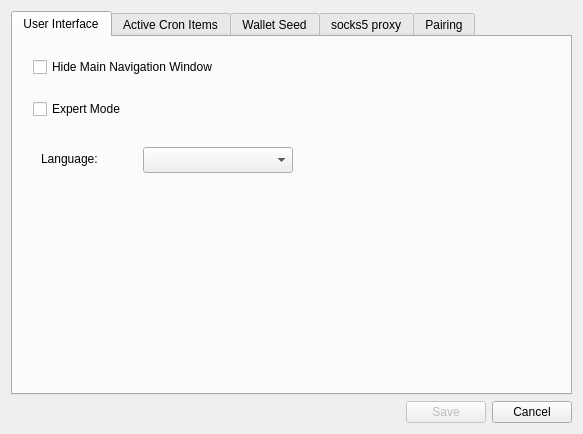
<?xml version="1.0" encoding="UTF-8"?>
<ui version="4.0">
 <class>Settings</class>
 <widget class="QWidget" name="Settings">
  <property name="geometry">
   <rect>
    <x>0</x>
    <y>0</y>
    <width>583</width>
    <height>434</height>
   </rect>
  </property>
  <property name="windowTitle">
   <string>Settings</string>
  </property>
  <layout class="QVBoxLayout" name="verticalLayout">
   <item>
    <widget class="QTabWidget" name="tabWidget">
     <property name="currentIndex">
      <number>0</number>
     </property>
     <widget class="QWidget" name="tabUI">
      <attribute name="title">
       <string>User Interface</string>
      </attribute>
      <widget class="QLabel" name="labelLanguage">
       <property name="geometry">
        <rect>
         <x>28</x>
         <y>112</y>
         <width>65</width>
         <height>20</height>
        </rect>
       </property>
       <property name="text">
        <string>Language:</string>
       </property>
      </widget>
      <widget class="QComboBox" name="comboBoxLanguage">
       <property name="geometry">
        <rect>
         <x>130</x>
         <y>110</y>
         <width>150</width>
         <height>26</height>
        </rect>
       </property>
       <property name="minimumSize">
        <size>
         <width>150</width>
         <height>0</height>
        </size>
       </property>
      </widget>
      <widget class="QCheckBox" name="checkBoxExpertMode">
       <property name="geometry">
        <rect>
         <x>20</x>
         <y>62</y>
         <width>151</width>
         <height>20</height>
        </rect>
       </property>
       <property name="text">
        <string>Expert Mode</string>
       </property>
      </widget>
      <widget class="QCheckBox" name="checkBoxHideNav">
       <property name="geometry">
        <rect>
         <x>20</x>
         <y>20</y>
         <width>221</width>
         <height>20</height>
        </rect>
       </property>
       <property name="text">
        <string>Hide Main Navigation Window</string>
       </property>
      </widget>
     </widget>
     <widget class="QWidget" name="tabActiveCronItems">
      <attribute name="title">
       <string>Active Cron Items</string>
      </attribute>
      <layout class="QVBoxLayout" name="verticalLayout_2">
       <item>
        <layout class="QGridLayout" name="gridLayout">
         <item row="0" column="0">
          <widget class="QLabel" name="label">
           <property name="text">
            <string>Nym Id:</string>
           </property>
          </widget>
         </item>
         <item row="0" column="1">
          <widget class="QLineEdit" name="lineEditNymId"/>
         </item>
         <item row="1" column="0">
          <widget class="QLabel" name="label_2">
           <property name="text">
            <string>Notary Id:</string>
           </property>
          </widget>
         </item>
         <item row="1" column="1">
          <widget class="QLineEdit" name="lineEditNotaryId"/>
         </item>
        </layout>
       </item>
       <item>
        <layout class="QHBoxLayout" name="horizontalLayout_2">
         <item>
          <spacer name="horizontalSpacer_2">
           <property name="orientation">
            <enum>Qt::Horizontal</enum>
           </property>
           <property name="sizeHint" stdset="0">
            <size>
             <width>40</width>
             <height>20</height>
            </size>
           </property>
          </spacer>
         </item>
         <item>
          <widget class="QPushButton" name="pushButton">
           <property name="text">
            <string>Get Active Cron IDs</string>
           </property>
          </widget>
         </item>
        </layout>
       </item>
       <item>
        <widget class="QTableWidget" name="tableWidget">
         <column>
          <property name="text">
           <string>Txn#</string>
          </property>
         </column>
         <column>
          <property name="text">
           <string>Agreement Type</string>
          </property>
         </column>
         <column>
          <property name="text">
           <string>Memo</string>
          </property>
         </column>
         <column>
          <property name="text">
           <string>Status</string>
          </property>
         </column>
        </widget>
       </item>
      </layout>
     </widget>
     <widget class="QWidget" name="tabWalletSeed">
      <attribute name="title">
       <string>Wallet Seed</string>
      </attribute>
      <widget class="QPlainTextEdit" name="plainTextEditSeed">
       <property name="geometry">
        <rect>
         <x>20</x>
         <y>57</y>
         <width>461</width>
         <height>111</height>
        </rect>
       </property>
       <property name="readOnly">
        <bool>true</bool>
       </property>
      </widget>
     </widget>
     <widget class="QWidget" name="tabSocks">
      <attribute name="title">
       <string>socks5 proxy</string>
      </attribute>
      <layout class="QVBoxLayout" name="verticalLayout_3">
       <item>
        <widget class="QLabel" name="label_3">
         <property name="text">
          <string>This application uses Tor, and you may need to set up a socks5 proxy for Tor, perhaps by installing the Tor Browser Bundle. If so, use this settings page to configure Open-Transactions to use it.</string>
         </property>
         <property name="wordWrap">
          <bool>true</bool>
         </property>
        </widget>
       </item>
       <item>
        <layout class="QHBoxLayout" name="horizontalLayout_3">
         <item>
          <widget class="QLabel" name="label_4">
           <property name="text">
            <string>Socks5 Proxy:</string>
           </property>
          </widget>
         </item>
         <item>
          <widget class="QLineEdit" name="lineEditSocksProxy">
           <property name="text">
            <string>192.168.1.254:9050</string>
           </property>
           <property name="alignment">
            <set>Qt::AlignRight|Qt::AlignTrailing|Qt::AlignVCenter</set>
           </property>
           <property name="placeholderText">
            <string>127.0.0.1:9050</string>
           </property>
          </widget>
         </item>
         <item>
          <widget class="QPushButton" name="pushButtonSetSocksProxy">
           <property name="text">
            <string>Set Socks5 Proxy</string>
           </property>
          </widget>
         </item>
        </layout>
       </item>
      </layout>
     </widget>
     <widget class="QWidget" name="tabPairing">
      <attribute name="title">
       <string>Pairing</string>
      </attribute>
      <layout class="QVBoxLayout" name="verticalLayout_4">
       <item>
        <widget class="QLabel" name="label_5">
         <property name="text">
          <string>Normal pairing involves connecting a cable. However, if you already have the two critical pieces of information, you can attempt a pair without the cable. (That is, via this settings page. Otherwise you need to use the &quot;Pairing&quot; menu option if you want to use the cable).       Oh, and an IMPORTANT WARNING: Do not provide an admin password AT ALL (Leave it blank) unless the Bridge Nym is a trusted issuer (that is, you own and control the device it's running on) because if you trust this device, this UI application you are using right now will send it a copy of your backup seed, which a malicious entity could use to steal your money.</string>
         </property>
         <property name="wordWrap">
          <bool>true</bool>
         </property>
        </widget>
       </item>
       <item>
        <layout class="QGridLayout" name="gridLayout_2">
         <item row="0" column="0">
          <widget class="QLabel" name="label_6">
           <property name="text">
            <string>Bridge Nym Id:</string>
           </property>
          </widget>
         </item>
         <item row="0" column="1">
          <widget class="QLineEdit" name="lineEditBridgeNymId">
           <property name="text">
            <string>otqHAZTKobdWCon2FL7T3thYfTAvoJr9Ck8</string>
           </property>
          </widget>
         </item>
         <item row="1" column="0">
          <widget class="QLabel" name="label_7">
           <property name="text">
            <string>Admin Password:</string>
           </property>
          </widget>
         </item>
         <item row="1" column="1">
          <widget class="QLineEdit" name="lineEditAdminPassword">
           <property name="text">
            <string/>
           </property>
          </widget>
         </item>
        </layout>
       </item>
       <item>
        <layout class="QHBoxLayout" name="horizontalLayout_4">
         <item>
          <spacer name="horizontalSpacer_3">
           <property name="orientation">
            <enum>Qt::Horizontal</enum>
           </property>
           <property name="sizeHint" stdset="0">
            <size>
             <width>308</width>
             <height>20</height>
            </size>
           </property>
          </spacer>
         </item>
         <item>
          <widget class="QPushButton" name="pushButtonPair">
           <property name="text">
            <string>Pair</string>
           </property>
          </widget>
         </item>
        </layout>
       </item>
      </layout>
     </widget>
    </widget>
   </item>
   <item>
    <layout class="QHBoxLayout" name="horizontalLayout">
     <item>
      <spacer name="horizontalSpacer">
       <property name="orientation">
        <enum>Qt::Horizontal</enum>
       </property>
       <property name="sizeHint" stdset="0">
        <size>
         <width>40</width>
         <height>20</height>
        </size>
       </property>
      </spacer>
     </item>
     <item>
      <widget class="QPushButton" name="pushButtonSave">
       <property name="enabled">
        <bool>false</bool>
       </property>
       <property name="text">
        <string>Save</string>
       </property>
      </widget>
     </item>
     <item>
      <widget class="QPushButton" name="pushButtonCancel">
       <property name="text">
        <string>Cancel</string>
       </property>
      </widget>
     </item>
    </layout>
   </item>
  </layout>
 </widget>
 <resources/>
 <connections>
  <connection>
   <sender>pushButtonCancel</sender>
   <signal>clicked()</signal>
   <receiver>Settings</receiver>
   <slot>hide()</slot>
   <hints>
    <hint type="sourcelabel">
     <x>340</x>
     <y>270</y>
    </hint>
    <hint type="destinationlabel">
     <x>199</x>
     <y>149</y>
    </hint>
   </hints>
  </connection>
 </connections>
</ui>
